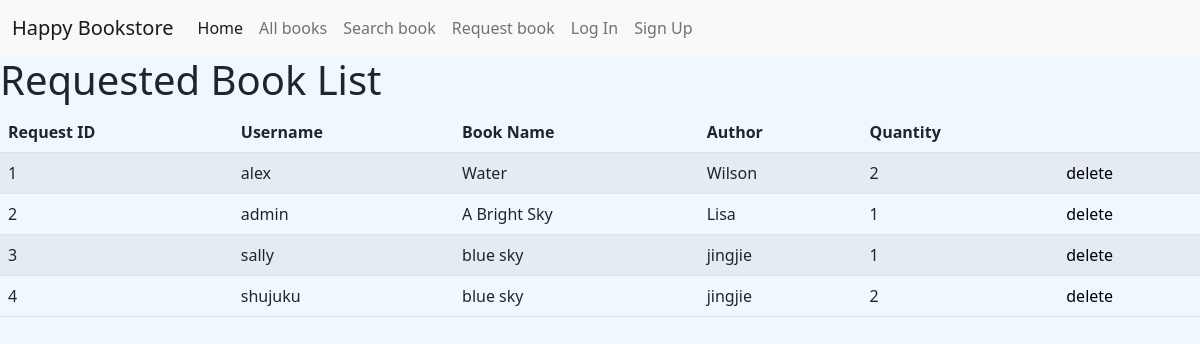
Page /requestedbook/ on the committed database.
### requestedbook/models.py (models this page shows, shortened)
class Requestedbook(models.Model):
    user = models.ForeignKey(settings.AUTH_USER_MODEL, on_delete=models.CASCADE)
    RBName = models.CharField(max_length=50)
    RBAuthor = models.CharField(max_length=50)
    Quantity =models.IntegerField(default=1)

### requestedbook/views.py (the view)
# urls.py: path('', RequestedbookListView.as_view(), name='requestedbook-list'),
class RequestedbookListView(ListView):
    template_name = 'requestedbook/requestedbook_list.html'
    queryset = Requestedbook.objects.all()

### requestedbook/templates/requestedbook/Requestedbook_list.html
{% extends 'main/base.html' %}
{% block content %}
<h1>Requested Book List</h1>
<div class="list px-10">
    <table
      class="table table-color table-striped table-hover table-responsive"
    >
      <thead>
        <tr>
            <th scope="col">Request ID</th>
            <th scope="col">Username</th>
            <th scope="col">Book Name</th>
            <th scope="col">Author</th>
            <th scope="col">Quantity</th>
            <th scope="col"></th>
        </tr>
      </thead>
      <tbody>
        {% for instance in object_list %}
            <tr>
            <td>{{ instance.pk }}</td>
            <td>{{ instance.user.username }}</td>
            <td>{{ instance.RBName }}</td>
            <td>{{ instance.RBAuthor }}</td>
            <td>{{ instance.Quantity }}</td>
            <td><a href="{% url 'requestedbook:requestedbook-delete' instance.id %}">delete</a></td>
            </tr>
        {% endfor %}
      </tbody>
    </table>
  </div>
{% endblock %}

### main/static/style.css (style rules this page uses)
body { background-color: aliceblue; }
* { box-sizing: border-box; }
a { text-decoration: none; }
.table a { color: black; display: block; }

### rows in the picture
Requestedbook: pk "1", user.username "alex", RBName "Water", RBAuthor "Wilson", Quantity "2"
Requestedbook: pk "2", user.username "admin", RBName "A Bright Sky", RBAuthor "Lisa", Quantity "1"
Requestedbook: pk "3", user.username "sally", RBName "blue sky", RBAuthor "jingjie", Quantity "1"
Requestedbook: pk "4", user.username "shujuku", RBName "blue sky", RBAuthor "jingjie", Quantity "2"
